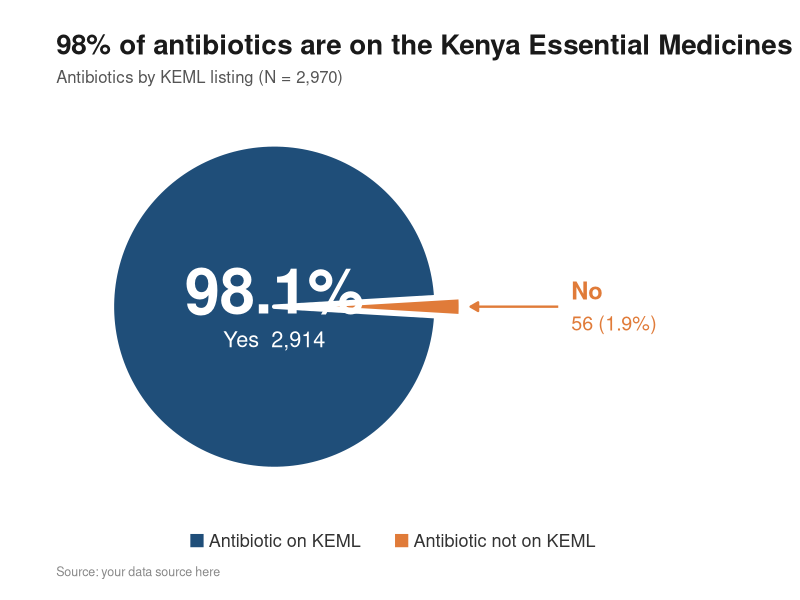
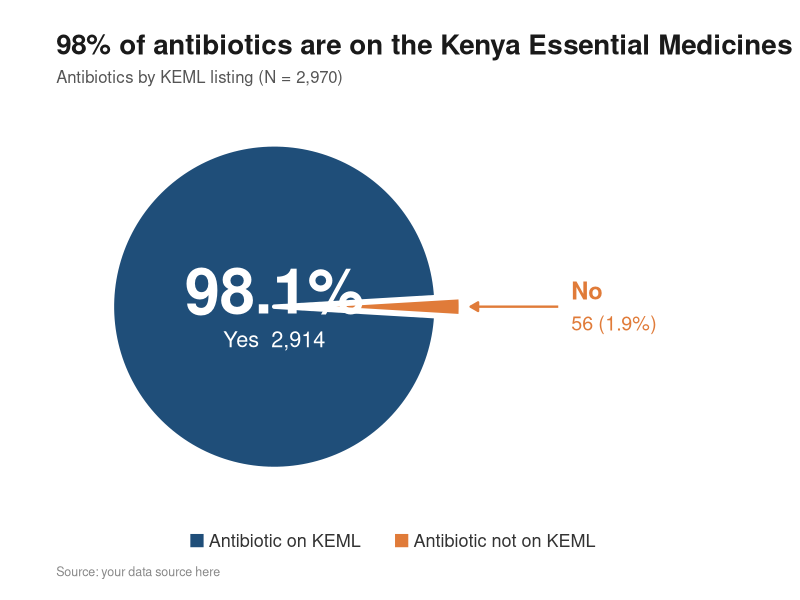
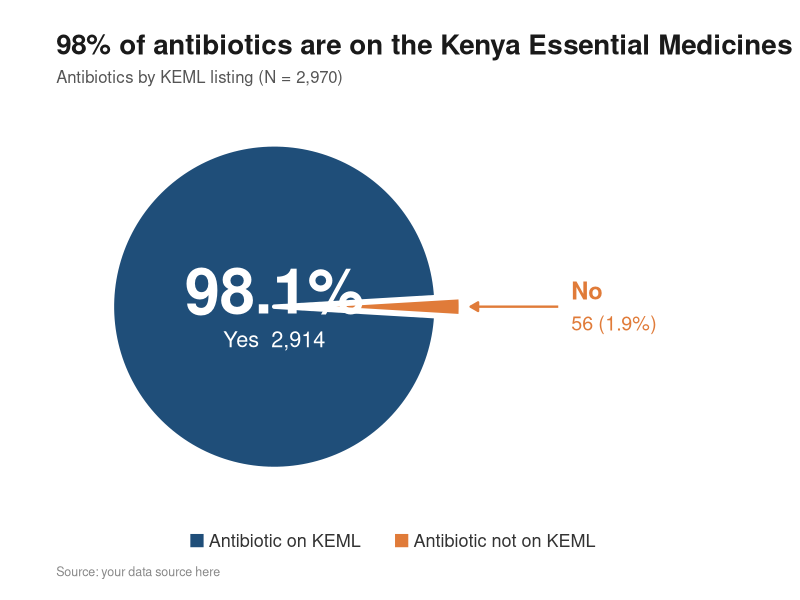

Generate these figures, in order, with R:
library(ggplot2)
library(dplyr)
library(scales)

# ---- Data ----
kem_df <- tibble(
  kem = factor(c("Yes", "No"), levels = c("Yes", "No")),
  n   = c(2914, 56)
) %>%
  mutate(pct = n / sum(n))

total_n <- sum(kem_df$n)                                   # 2,970

# ---- Angles: rotate so the No slice points to the right ----
rot <- pi / 2 - 2 * pi * (kem_df$pct[1] + kem_df$pct[2] / 2)

kem_df <- kem_df %>%
  mutate(
    end     = 2 * pi * cumsum(pct) + rot,
    start   = dplyr::lag(end, default = rot),
    mid     = (start + end) / 2,
    explode = c(0, 0.15)                                   # how far No is pulled out
  )

# ---- Build each wedge as a polygon (no extra packages) ----
make_wedge <- function(grp, start, end, shift, r = 1, n = 200) {
  t <- seq(start, end, length.out = n)
  mid <- (start + end) / 2
  data.frame(
    kem = grp,
    x   = c(0, r * sin(t)) + shift * sin(mid),
    y   = c(0, r * cos(t)) + shift * cos(mid)
  )
}

slices <- bind_rows(lapply(seq_len(nrow(kem_df)), function(i) {
  make_wedge(as.character(kem_df$kem[i]), kem_df$start[i],
             kem_df$end[i], kem_df$explode[i])
})) %>%
  mutate(kem = factor(kem, levels = levels(kem_df$kem)))

# ---- Label positions ----
yes <- kem_df[kem_df$kem == "Yes", ]
no  <- kem_df[kem_df$kem == "No", ]
dx  <- sin(no$mid); dy <- cos(no$mid)                      # direction of the No slice

callout <- data.frame(
  xs = (no$explode + 1.60) * dx, ys = (no$explode + 1.60) * dy,   # arrow start (label side)
  xe = (no$explode + 1.06) * dx, ye = (no$explode + 1.06) * dy    # arrow tip (slice edge)
)

blue   <- "#1F4E79"
orange <- "#E07B39"

# ---- Plot ----
p <- ggplot() +
  geom_polygon(data = slices, aes(x = x, y = y, fill = kem, group = kem),
               colour = "white", linewidth = 1.5) +
  # Yes label in the centre
  annotate("text", x = 0, y = 0.10, label = percent(yes$pct, accuracy = 0.1),
           size = 16, fontface = "bold", colour = "white") +
  annotate("text", x = 0, y = -0.20, label = paste0("Yes  ", comma(yes$n)),
           size = 5.5, colour = "white") +
  # No label outside, with arrow
  geom_segment(data = callout, aes(x = xs, y = ys, xend = xe, yend = ye),
               colour = orange, linewidth = 0.8,
               arrow = arrow(length = unit(0.22, "cm"), type = "closed")) +
  annotate("text", x = callout$xs + 0.08, y = callout$ys + 0.10, label = "No",
           hjust = 0, size = 6, fontface = "bold", colour = orange) +
  annotate("text", x = callout$xs + 0.08, y = callout$ys - 0.10,
           label = paste0(comma(no$n), " (", percent(no$pct, accuracy = 0.1), ")"),
           hjust = 0, size = 5, colour = orange) +
  scale_fill_manual(
    values = c("Yes" = blue, "No" = orange),
    labels = c("Yes" = "Antibiotic on KEML", "No" = "Antibiotic not on KEML")
  ) +
  coord_fixed(xlim = c(-1.15, 2.7), ylim = c(-1.2, 1.2), clip = "off") +
  labs(
    title    = "98% of antibiotics are on the Kenya Essential Medicines List",
    subtitle = paste0("Antibiotics by KEML listing (N = ", comma(total_n), ")"),
    fill     = NULL,
    caption  = "Source: your data source here"
  ) +
  theme_void(base_size = 14) +
  theme(
    plot.title            = element_text(face = "bold", size = 20, colour = "#1A1A1A",
                                         margin = margin(b = 6)),
    plot.subtitle         = element_text(size = 12, colour = "#555555",
                                         margin = margin(b = 4)),
    plot.caption          = element_text(size = 9, colour = "#888888", hjust = 0,
                                         margin = margin(t = 10)),
    plot.title.position   = "plot",
    plot.caption.position = "plot",
    legend.position       = "bottom",
    legend.text           = element_text(size = 13, colour = "#333333",
                                         margin = margin(r = 14)),
    legend.key.size       = unit(0.6, "cm"),
    plot.margin           = margin(25, 25, 15, 25),
    plot.background       = element_rect(fill = "white", colour = NA)
  )

print(p)

# ---- Save ----
dir.create("outputs", showWarnings = FALSE)
ggsave("outputs/keml_pie.png", p, width = 10, height = 6.5, dpi = 300, bg = "white")
ggsave("outputs/keml_pie.pdf", p, width = 10, height = 6.5)
